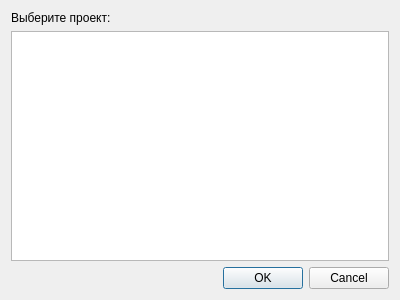
<?xml version="1.0" encoding="UTF-8"?>
<ui version="4.0">
 <class>AssignMachineDialog</class>
 <widget class="QDialog" name="AssignMachineDialog">
  <property name="geometry">
   <rect>
    <x>0</x>
    <y>0</y>
    <width>400</width>
    <height>300</height>
   </rect>
  </property>
  <property name="windowTitle">
   <string>Назначить технику на проект</string>
  </property>
  <layout class="QVBoxLayout" name="verticalLayout">
   <item>
    <widget class="QLabel" name="label">
     <property name="text">
      <string>Выберите проект:</string>
     </property>
    </widget>
   </item>
   <item>
    <widget class="QListWidget" name="projectList"/>
   </item>
   <item>
    <widget class="QDialogButtonBox" name="buttonBox">
     <property name="orientation">
      <enum>Qt::Horizontal</enum>
     </property>
     <property name="standardButtons">
      <set>QDialogButtonBox::Cancel|QDialogButtonBox::Ok</set>
     </property>
    </widget>
   </item>
  </layout>
 </widget>
 <resources/>
 <connections>
  <connection>
   <sender>buttonBox</sender>
   <signal>accepted()</signal>
   <receiver>AssignMachineDialog</receiver>
   <slot>accept()</slot>
  </connection>
  <connection>
   <sender>buttonBox</sender>
   <signal>rejected()</signal>
   <receiver>AssignMachineDialog</receiver>
   <slot>reject()</slot>
  </connection>
 </connections>
</ui>
